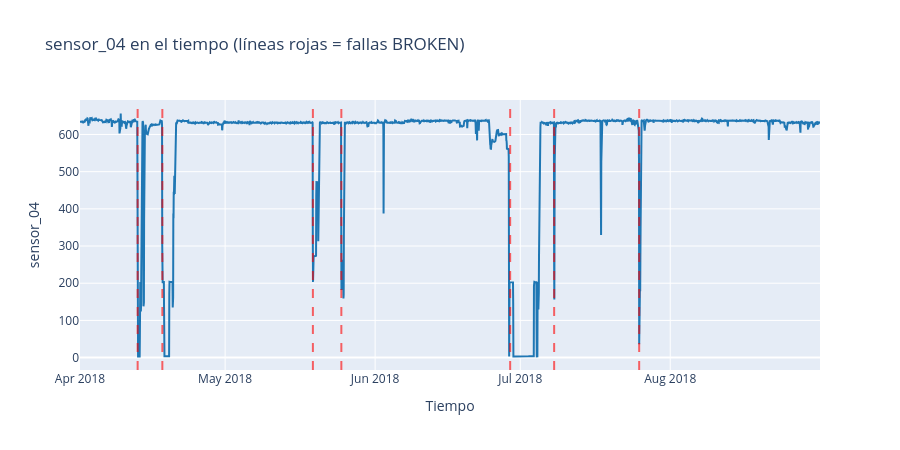

Notebook source saved alongside this figure:
### Markdown cell above
### 9.2 Eventos de falla en el tiempo

### Code cell
import plotly.graph_objects as go
fallas = df_clean.index[df_clean["machine_status"] == "BROKEN"]
print("Instantes de falla (BROKEN):")
for f in fallas: print("  -", f)

serie = df_clean["sensor_04"].resample("1h").mean()
fig = go.Figure()
fig.add_trace(go.Scatter(x=serie.index, y=serie.values, mode="lines",
                         name="sensor_04 (media horaria)", line=dict(color="#1f77b4")))
for f in fallas:
    fig.add_vline(x=f, line_dash="dash", line_color="red", opacity=0.6)
fig.update_layout(title="sensor_04 en el tiempo (líneas rojas = fallas BROKEN)",
                  xaxis_title="Tiempo", yaxis_title="sensor_04", height=450)
fig.show()

### Figure 1 — Plotly figure (JSON) as saved in the notebook; plotly's stock layout.template omitted (floating-point values rounded to 4 significant figures; data arrays with more than 128 entries replaced by an {"elided": "..."} marker saying what was removed)
{"data": [{"line": {"color": "#1f77b4"}, "mode": "lines", "name": "sensor_04 (media horaria)", "type": "scatter", "x": {"elided": "3672 str values"}, "y": {"elided": "3672 float values"}}], "layout": {"height": 450, "shapes": [{"line": {"color": "red", "dash": "dash"}, "opacity": 0.6, "type": "line", "x0": "2018-04-12T21:55:00", "x1": "2018-04-12T21:55:00", "xref": "x", "y0": 0, "y1": 1, "yref": "y domain"}, {"line": {"color": "red", "dash": "dash"}, "opacity": 0.6, "type": "line", "x0": "2018-04-18T00:30:00", "x1": "2018-04-18T00:30:00", "xref": "x", "y0": 0, "y1": 1, "yref": "y domain"}, {"line": {"color": "red", "dash": "dash"}, "opacity": 0.6, "type": "line", "x0": "2018-05-19T03:18:00", "x1": "2018-05-19T03:18:00", "xref": "x", "y0": 0, "y1": 1, "yref": "y domain"}, {"line": {"color": "red", "dash": "dash"}, "opacity": 0.6, "type": "line", "x0": "2018-05-25T00:30:00", "x1": "2018-05-25T00:30:00", "xref": "x", "y0": 0, "y1": 1, "yref": "y domain"}, {"line": {"color": "red", "dash": "dash"}, "opacity": 0.6, "type": "line", "x0": "2018-06-28T22:00:00", "x1": "2018-06-28T22:00:00", "xref": "x", "y0": 0, "y1": 1, "yref": "y domain"}, {"line": {"color": "red", "dash": "dash"}, "opacity": 0.6, "type": "line", "x0": "2018-07-08T00:11:00", "x1": "2018-07-08T00:11:00", "xref": "x", "y0": 0, "y1": 1, "yref": "y domain"}, {"line": {"color": "red", "dash": "dash"}, "opacity": 0.6, "type": "line", "x0": "2018-07-25T14:00:00", "x1": "2018-07-25T14:00:00", "xref": "x", "y0": 0, "y1": 1, "yref": "y domain"}], "title": {"text": "sensor_04 en el tiempo (líneas rojas = fallas BROKEN)"}, "xaxis": {"title": {"text": "Tiempo"}}, "yaxis": {"title": {"text": "sensor_04"}}}}
